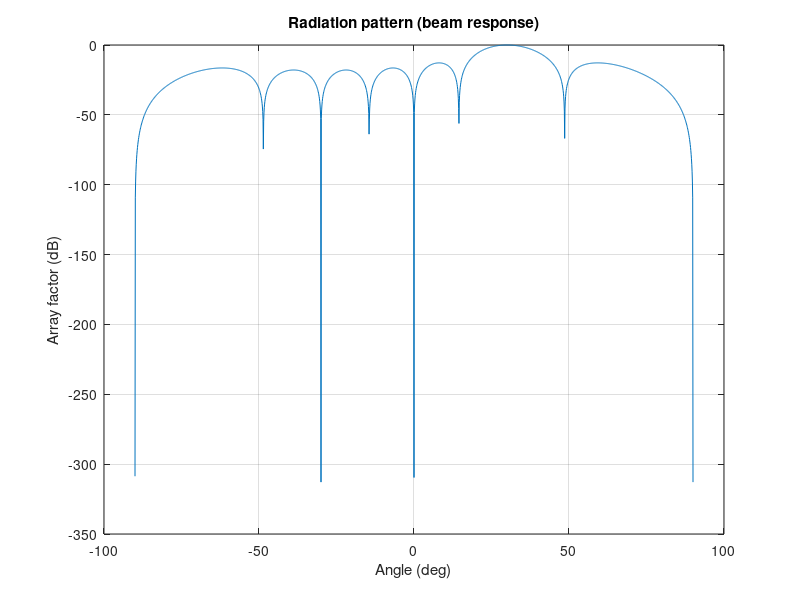

The MATLAB script that drew this image:
N = 8;              % تعداد آنتنها
d = 0.5;            % فاصله آنتنها برحسب λ (یعنی λ/2)
theta = 30*pi/180;  % زاویهی موج ورودی (۳۰ درجه)
n = 0:N-1;          % شماره آنتنها

% اختلاف فاز بین آنتنها
delta_phi = 2*pi*d*sin(theta);

% بردار هدایت
a = exp(-1j * n * delta_phi).';

disp(a)


theta_scan = -90:0.1:90;     % زاویه اسکن [-90,90]
AF = zeros(size(theta_scan));

for k = 1:length(theta_scan)
    th = theta_scan(k)*pi/180;
    delta_phi = 2*pi*d*sin(th);
    a_theta = exp(-1j * n * delta_phi).';
    AF(k) = abs(a' * a_theta);   % آرایه فاکتور
end

figure; plot(theta_scan, 20*log10(AF/max(AF)));
xlabel('Angle (deg)'); ylabel('Array factor (dB)');
title('Radiation pattern (beam response)');
grid on;
